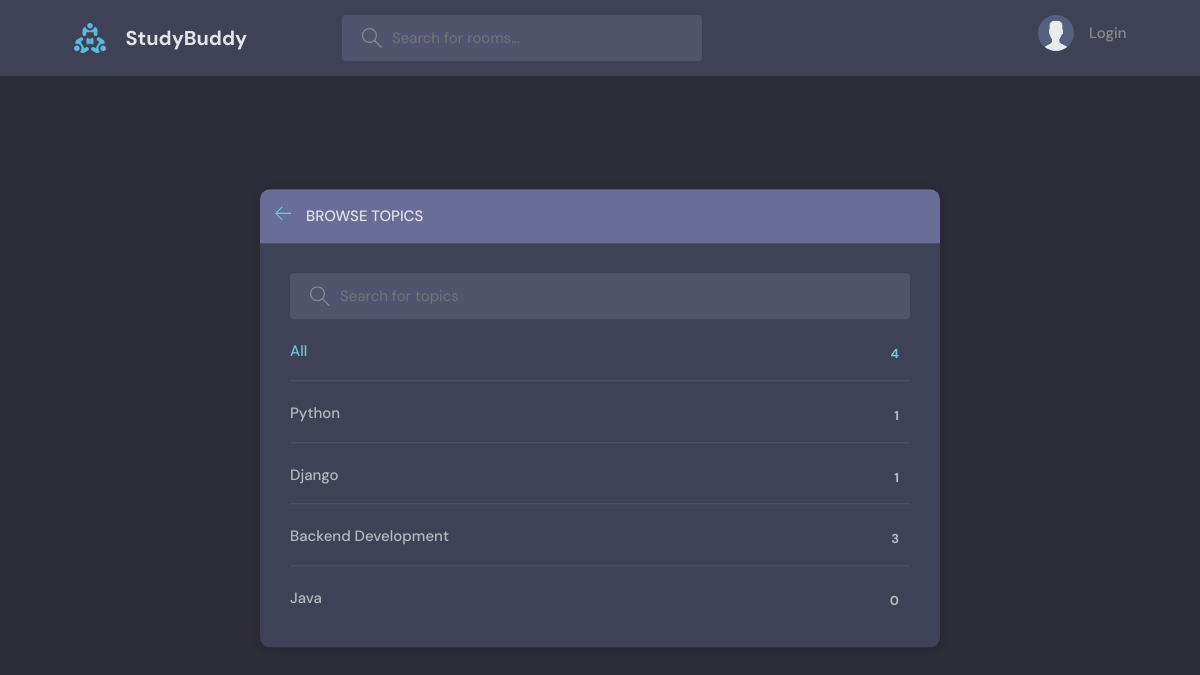
Before: /topics/ with the older database file.
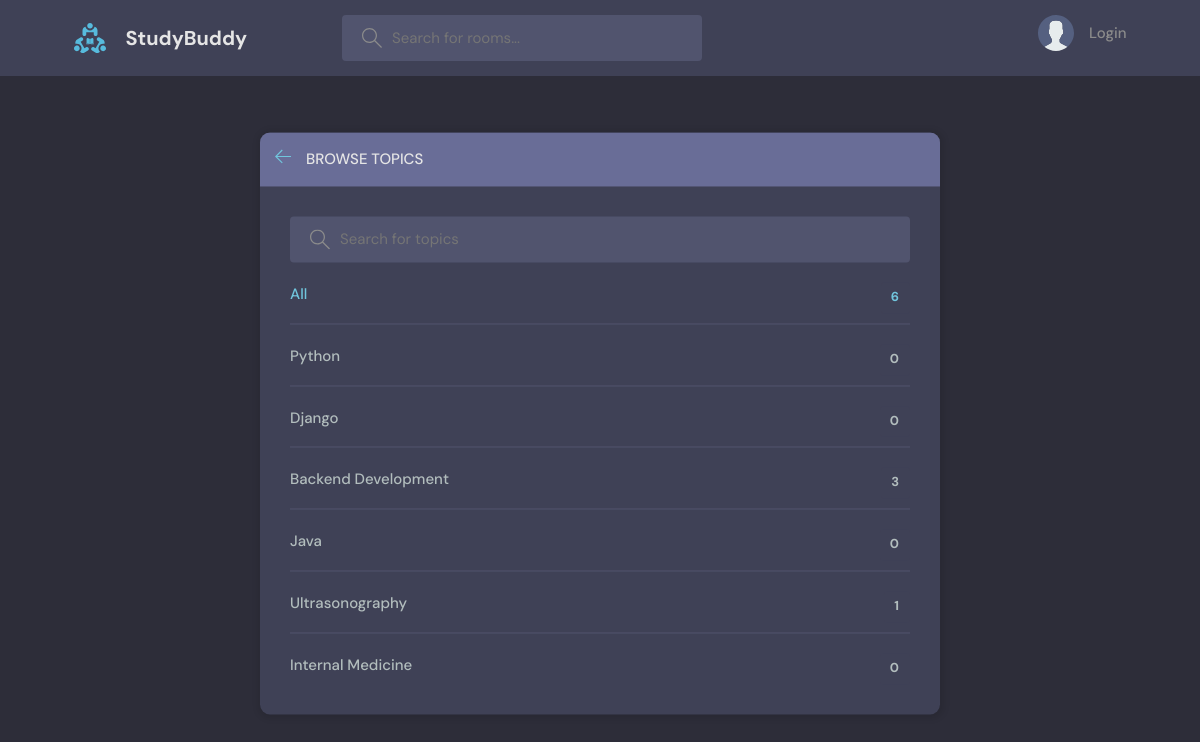
After: the same page with the newer database file.
### base/models.py (models this page shows, shortened)
class Topic(models.Model):
    name = models.CharField(max_length=200)

### base/views.py (the view)
# urls.py: path('topics/', views.topic_page, name='topics'),
def topic_page(request):
    q = request.GET.get('q')
    q = q if q is not None else ''
    topics = Topic.objects.filter(name__icontains=q)
    context = {'topics': topics}
    return render(request, 'base/topics.html', context)

### base/templates/base/topics.html (shortened to what this page needs)
{% extends 'main.html' %}
{% block content %}
    <main class="create-room layout">
      <div class="container">
        <div class="layout__box">
          <div class="layout__boxHeader">
            <div class="layout__boxTitle">
              <a href="{{request.META.HTTP_REFERER}}">
                <svg version="1.1" xmlns="http://www.w3.org/2000/svg" width="32" height="32" viewBox="0 0 32 32">
                  <title>arrow-left</title>
                  <path
                    d="M13.723 2.286l-13.723 13.714 13.719 13.714 1.616-1.611-10.96-10.96h27.625v-2.286h-27.625l10.965-10.965-1.616-1.607z"
                  ></path>
                </svg>
              </a>
              <h3>Browse Topics</h3>
            </div>
          </div>
          <div class="topics-page layout__body">
            <form class="header__search" method="GET" action="">
              <label>
                <input name="q" placeholder="Search for topics" />
              </label>
            </form>
            <ul class="topics__list">
              <li>
                <a href="{% url 'topics' %}" class="active">All <span>{{topics.count}}</span></a>
              </li>
              {% for topic in topics %}
              <li>
                <a href="{% url 'home'%}?q={{topic.name}}">{{topic.name}} <span>{{topic.room_set.all.count}}</span></a>
              </li>
              {% endfor %}
            </ul>
          </div>
        </div>
      </div>
    </main>
{% endblock content %}

Changed rows visible on the page:
computed for Topic "Python": room_set.all.count "1" → "0"
computed for Topic "Django": room_set.all.count "1" → "0"
added Topic: name "Ultrasonography", room_set.all.count "1"
added Topic: name "Internal Medicine", room_set.all.count "0"
Other visible differences:
{{ topics.count }}: "4" → "6"
